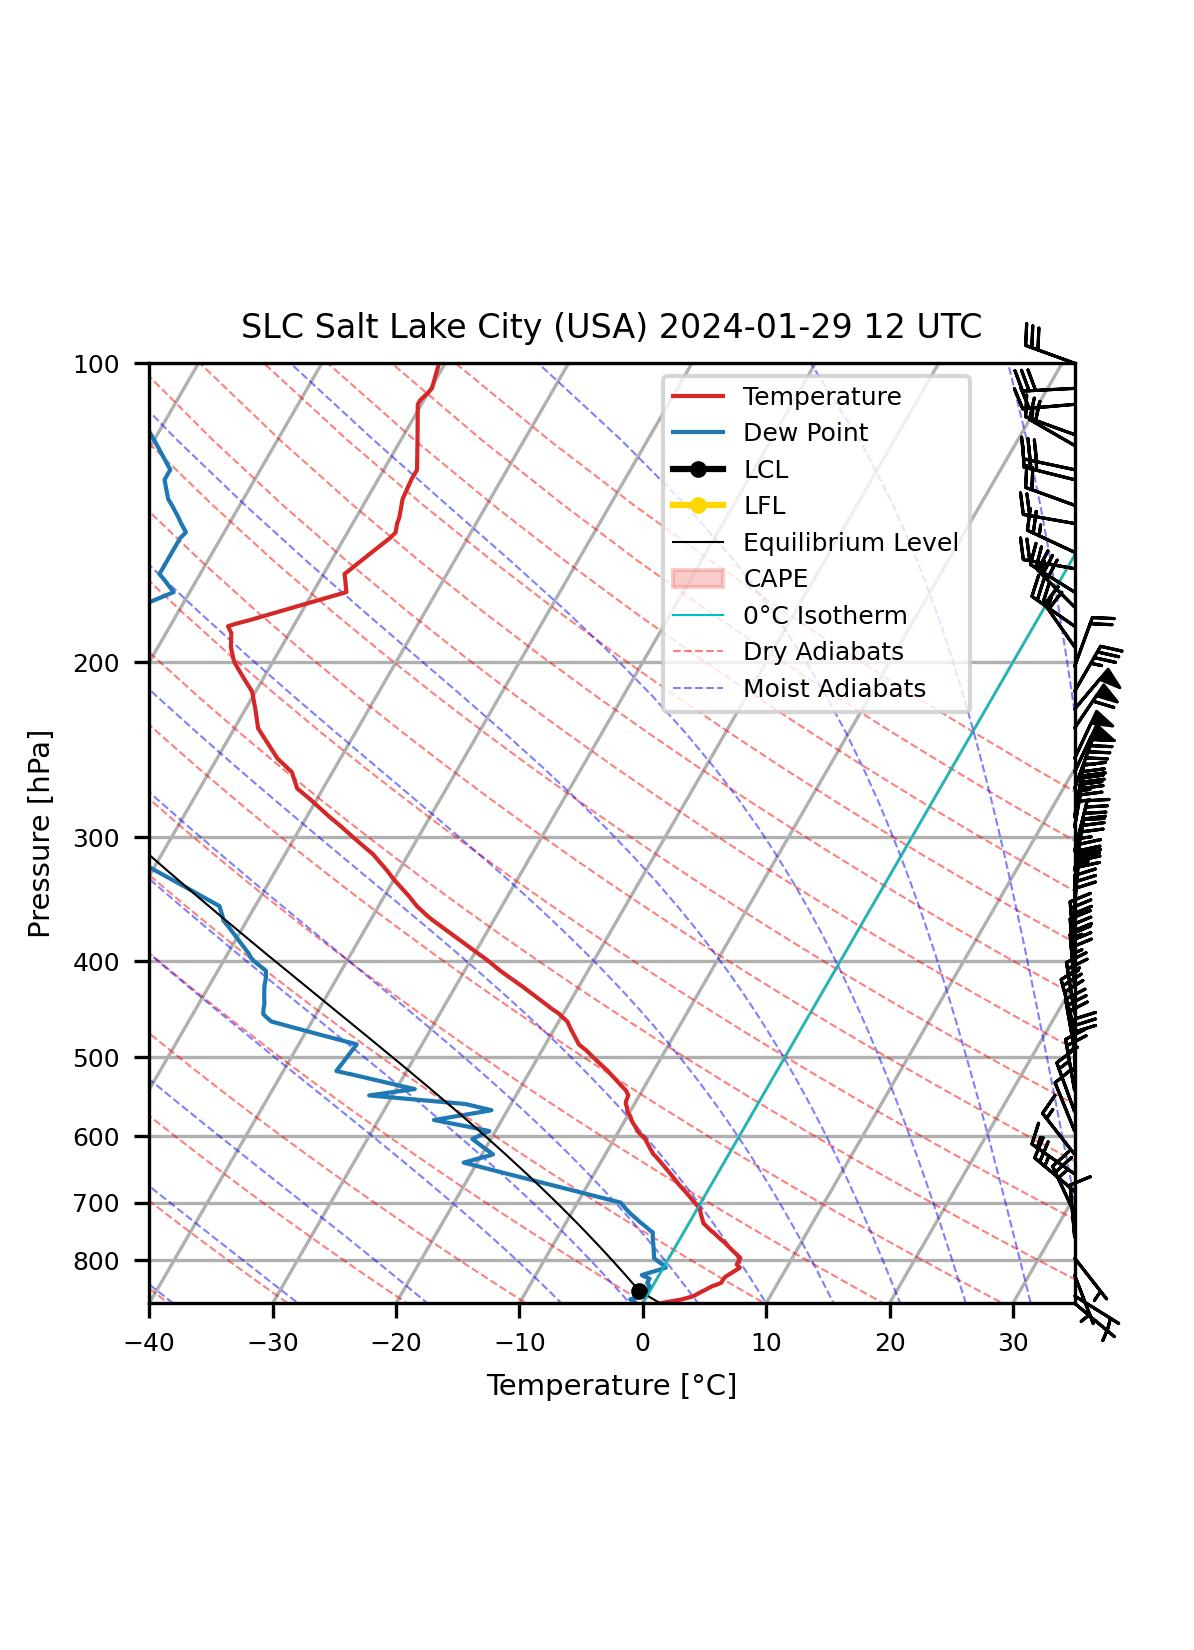

The Python source for this figure:
from datetime import datetime
from siphon.simplewebservice.wyoming import WyomingUpperAir
from metpy.units import units
import matplotlib.pyplot as plt
import metpy.plots as mpplots
import metpy.calc as mpcalc
import numpy as np
import sys
from pathlib import Path

# ---------------------------------------------------------
# Homework 6: Skew-T Diagram for an Inversion Day
# ---------------------------------------------------------
#
# Objective:
# Create a Skew-T diagram using radiosonde sounding data
# from Salt Lake City during a winter inversion event.
#
# Background:
# Temperature inversions commonly occur in northern Utah
# valleys during winter. Cold air becomes trapped near the
# surface beneath warmer air aloft, which can worsen air
# pollution and reduce visibility.
#
# Homework Tasks:
#
# Step 1:
# Read the sounding data from Salt Lake City.
#
# Step 2:
# Use the correct morning sounding time for
# January 29, 2024.
#
# Hint:
# Salt Lake City launches radiosondes at:
# 00 UTC and 12 UTC
#
# Mountain Standard Time (MST) is 7 hours behind UTC.
#
# Question:
# Which UTC time best represents the morning
# atmospheric conditions on January 29, 2024?
#
# Plot the following variables on the Skew-T diagram:
# - Temperature
# - Dew point temperature
# - Wind barbs
#
# Evaluate the lower atmosphere and identify whether
# a temperature inversion exists.
# - Where the inversion layer appears
# - How the inversion may contribute to poor air quality
#
# Expected Output:
# Save the Skew-T diagram as a JPEG image.
#
# Data Source:
# University of Wyoming Upper-Air Sounding Archive
# https://weather.uwyo.edu/upperair/sounding.shtml
#
# ---------------------------------------------------------
# Import required Python packages
# ---------------------------------------------------------

# Step 1 and 2: Add required information
# define date of interest, time, station ID and station name
# sid is the radiosonde station ID used to download
doi = datetime(2024, 1, 29, 12)
sid = "SLC"
sname = 'Salt Lake City (USA)'

# read data into a Pandas dataframe
df = WyomingUpperAir.request_data(doi, sid)
print(df)

# remove duplicated pressure value rows to comply with monotonicity requirement
df.drop_duplicates(subset=['pressure'], inplace=True)

# extract variables from dataframe into unit-registered metpy variables
p = df['pressure'].to_numpy() * units(df.units['pressure']) # hPa
t = df['temperature'].to_numpy() * units(df.units['temperature']) # deg C
td = df['dewpoint'].to_numpy() * units(df.units['dewpoint']) # deg C
u = df['u_wind'].to_numpy() * units(df.units['u_wind']) # knots
v = df['v_wind'].to_numpy() * units(df.units['v_wind']) # knots


# ---- Create a skew-T diagram ----
# set up figure and axis adding skewt figure
fig = plt.figure(figsize=(3.98, 5.5))

# set up plot
skewt = mpplots.SkewT(fig)

# *** Step 2: Set `func_pltdat = True` **after** checking the JPEG file to plot the Skew-T baseline.
func_pltdat = True

if func_pltdat:
   # plot atmospheric data
   skewt.plot(p, t, 'tab:red', linewidth=1, label='Temperature')
   skewt.plot(p, td, 'tab:blue', linewidth=1, label='Dew Point')


# *** Step 3: Set `func_addinfo = True` **after** checking T and DWT plot
func_addinfo = True

if func_addinfo:

   # The LCL (Lifting Condensation Level): the height at which rising air 
   # becomes saturated and cloud formation begins.
   lcl_pressure, lcl_temperature = mpcalc.lcl(p[0], t[0], td[0])
   skewt.plot(lcl_pressure, lcl_temperature, color='black', marker='o',markersize=3, markerfacecolor='black',label='LCL')

   # The LFL (lifting condensation level): the height at which a rising air parcel cools to its dew point, becoming saturated and forming clouds.
   lfc_pressure, lfc_temperature = mpcalc.lfc(p, t, td)
   skewt.plot(lfc_pressure, lfc_temperature, color='gold', marker='o',markersize=3, markerfacecolor='gold', zorder=3, label='LFL')

   # The Equilibrium Level (EL): the altitude where a rising air parcel cools to the same temperature as its surroundings, causing it to stop rising further and indicating the top of cloud development.
   prof = mpcalc.parcel_profile(p, t[0], td[0])
   skewt.plot(p, prof, color='black', linewidth=0.5, label='Equilibrium Level')

   # CAPE: the amount of energy available for convection in the atmosphere, indicating the potential for the development of thunderstorms and strong updrafts.
   skewt.shade_cape(p, t, prof, color='lightcoral', alpha=0.4, label='CAPE')

   # Plot slanted line at constant T (0 degree C isotherm)
   skewt.ax.axvline(0, color='c', linestyle='-', linewidth=0.5, label='0°C Isotherm')

   # Add the relevant special lines
   t0 = np.arange(-50, 150, 10) * units.degree_Celsius
   skewt.plot_dry_adiabats(t0, color='red', linestyle='--', linewidth=0.5,label='Dry Adiabats')
   skewt.plot_moist_adiabats(linestyle='--', linewidth=0.5, label='Moist Adiabats')

   # plot wind barbs
   mask = p >= 100 * units.hectopascal
   interval = np.logspace(2, 3, num=50) * units.hPa
   idx = mpcalc.resample_nn_1d(p[mask], interval)
   skewt.plot_barbs(p[mask][idx], u[mask][idx], v[mask][idx], color='black',linewidth=0.75, length=5)

## format x-axes
skewt.ax.set_xlim(-40, 35)
skewt.ax.set_xlabel('Temperature [\u00B0C]', fontsize=7)
skewt.ax.tick_params(axis='x', which='major', labelsize=6)

# formt y-axis
skewt.ax.set_ylim(p[0], 100)
skewt.ax.set_ylabel('Pressure [hPa]', fontsize=7)
skewt.ax.tick_params(axis='y', which='major', labelsize=6)

# add title
skewt.ax.set_title(f'{sid} {sname} {doi.strftime("%Y-%m-%d %H UTC")}', fontsize=8)

if func_pltdat:
   # Show the legend
   plt.legend(fontsize=6,loc='upper right', bbox_to_anchor=(0.9, 1))

# save plot
output_path = Path(__file__).with_suffix('.jpg')
plt.savefig(output_path, dpi=300)

plt.close()
